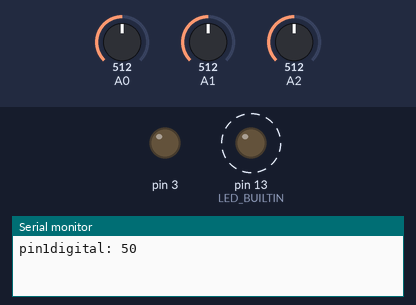
This sketch was run on a simulated Arduino Uno, built with avr-gcc and run on an emulated ATmega328P. On the bench: output pins drawn as LEDs (lit = HIGH), the last lines printed to the serial monitor. Dashed ring = blinking. The test bench sets the inputs (shaded band); at power-on: A2 = 512, A0 = 512, A1 = 512.

Above: at 1.8 s.
1.9 s: A2 set to 511
At 2.4 s:
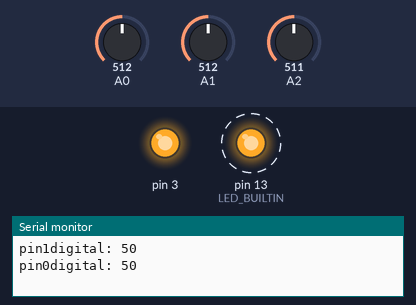
5.4 s: A2 set to 716
At 6.4 s:
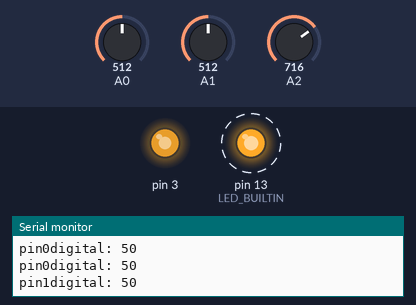
8.9 s: A2 set to 749
At 9.4 s:
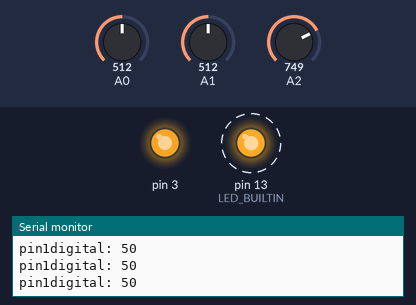
12.5 s: A2 set to 768
At 13.4 s:
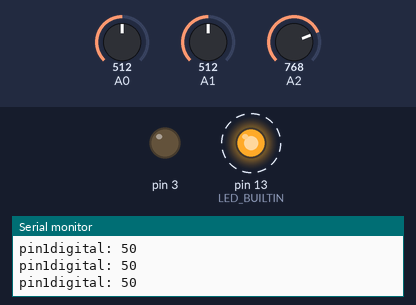
16.0 s: A2 set to 900
At 16.4 s:
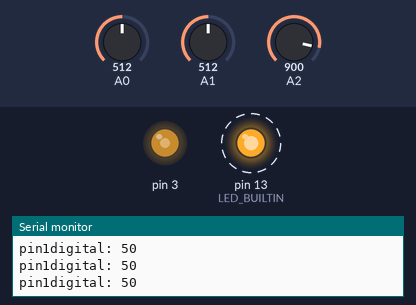
19.5 s: A2 set to 0
At 20.4 s:
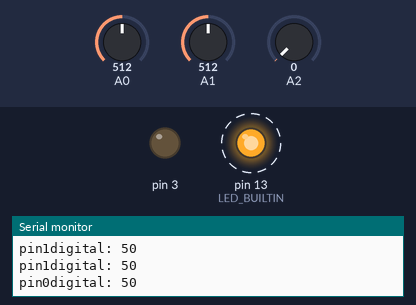
Timing chart, 0 to 24.0 s (numbered marks = the images above; inputs shaded):
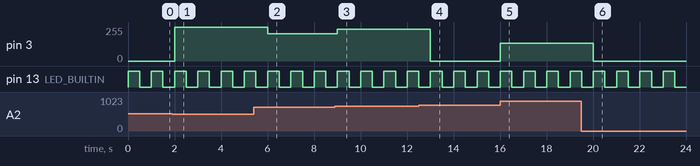

The sketch:

Arduino.ino
```cpp
#include <Adafruit_LiquidCrystal.h>

// Adafruit_LiquidCrystal lcd_2(0);

int pin0 = 0;
int pin0digital = 0;
int showVolume = 0;
int a = 0;
int pin1 = 0;
int pin1digital = 0;

void setup()
{
  // lcd_2.begin(16, 2);
  Serial.begin(9600);
  pinMode(LED_BUILTIN, OUTPUT);
  pinMode(A2, INPUT);
  pinMode(3, OUTPUT);
  pinMode(A0, INPUT);
  pinMode(A1, INPUT);
}

void loop()
{
  digitalWrite(LED_BUILTIN, HIGH);
  delay(500);
  digitalWrite(LED_BUILTIN, LOW);
  delay(500);

  showVolume = analogRead(A2);
  analogWrite(3, showVolume); // si quieres: map(showVolume, 0, 1023, 0, 255)

  pin0 = analogRead(A0);
  pin0digital = map(pin0, 0, 1023, 100, 0);
  pin1 = analogRead(A1);
  pin1digital = map(pin1, 0, 1023, 100, 0);

  if (analogRead(A2) < 512) {
    Serial.print("pin0digital: ");
    Serial.println(pin0digital);
  } else {
    Serial.print("pin1digital: ");
    Serial.println(pin1digital);
  }
}
```

Measured:
- the behaviour switches between 512 and 511 on A2 (found by bisection; images 0 and 1)
- the behaviour switches between 767 and 768 on A2 (found by bisection; images 3 and 4)
- after the input at 1.9 s, pin 3: 0/255 → 255/255 after 0.10 s
- after the input at 5.4 s, pin 3: 255/255 → 204/255 after 0.60 s
- after the input at 8.9 s, pin 3: 204/255 → 237/255 after 0.11 s
- after the input at 12.5 s, pin 3: 237/255 → 0/255 after 0.51 s
- after the input at 16.0 s, pin 3: 0/255 → 132/255 at once
- after the input at 19.5 s, pin 3: 132/255 → 0/255 after 0.52 s
